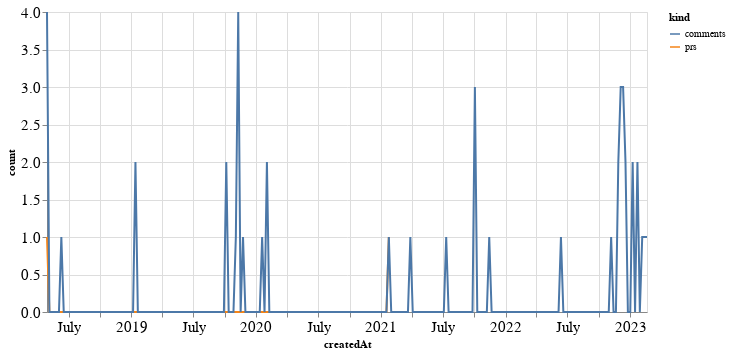

Notebook source saved alongside this figure:
### Code cell
alt.Chart(total_time, width=600).mark_line().encode(
    x='createdAt',
    y='count',
    color='kind'
)

### Figure 1 — Vega-Lite specification as saved in the notebook (floating-point values rounded to 4 significant figures; data arrays with more than 128 entries replaced by an {"elided": "..."} marker saying what was removed)
{"config": {"axisLeft": {"labelFontSize": 15}, "axisBottom": {"labelFontSize": 15}}, "data": {"name": "data-823fda5da403fe05508b74f5be9bcc39"}, "mark": "line", "encoding": {"color": {"field": "kind", "type": "nominal"}, "x": {"field": "createdAt", "type": "temporal"}, "y": {"field": "count", "type": "quantitative"}}, "width": 600, "$schema": "https://vega.github.io/schema/vega-lite/v4.17.0.json", "datasets": {"data-823fda5da403fe05508b74f5be9bcc39": {"elided": "504 records"}}}
